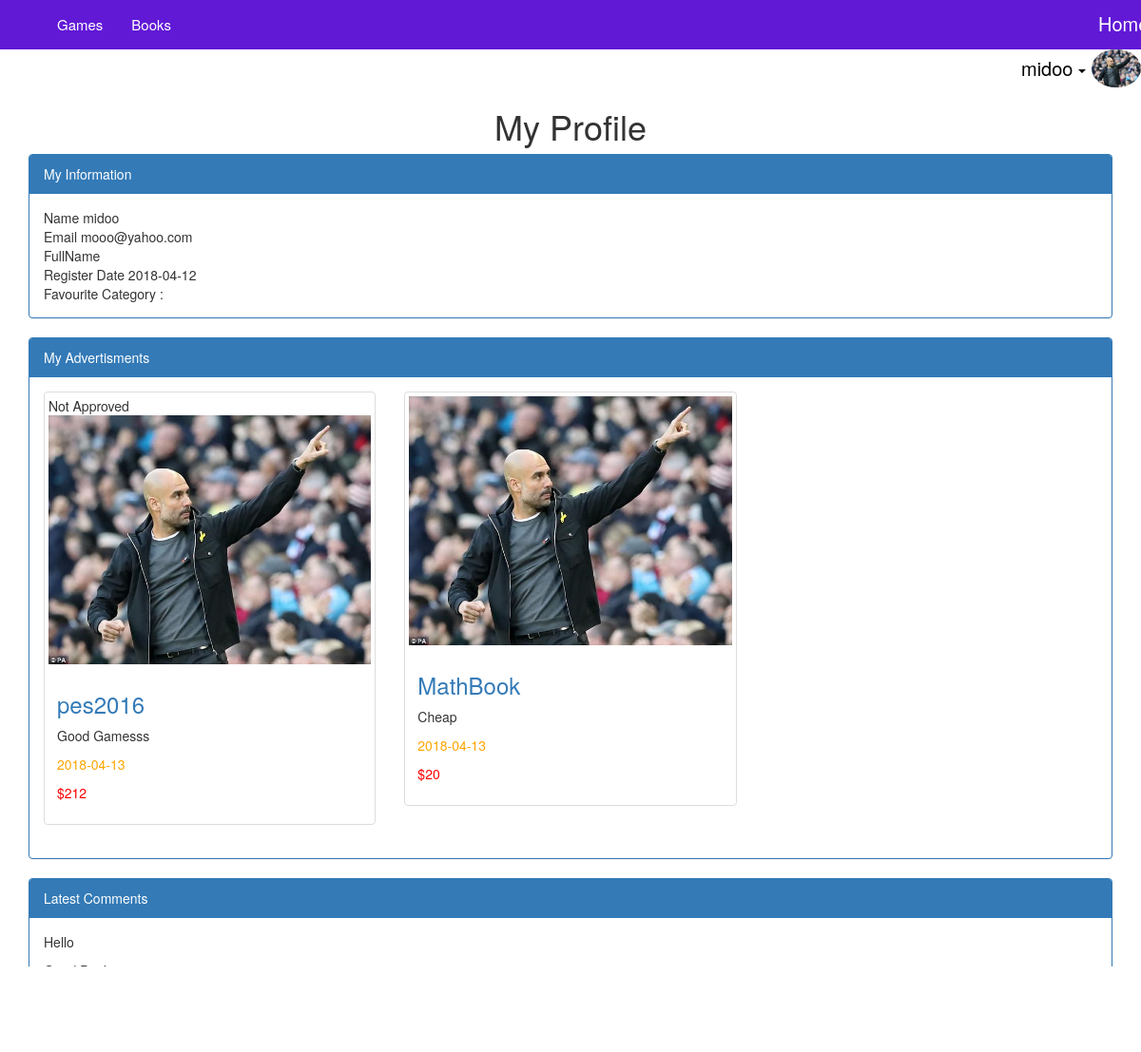
Screenshot of /profile.php (signed in) with the database file from the repository.
### tables this page shows
CREATE TABLE `categories` (
  `ID` int(11) NOT NULL,
  `Name` varchar(255) NOT NULL,
  `Description` text NOT NULL,
  `parent` int(11) NOT NULL,
  `Ordering` int(11) DEFAULT NULL,
  `Visibility` tinyint(4) NOT NULL DEFAULT '0',
  `Allow_Comment` tinyint(4) NOT NULL DEFAULT '0',
  `Allow_Ads` tinyint(4) NOT NULL DEFAULT '0'
);

CREATE TABLE `users` (
  `UserID` int(11) NOT NULL,
  `Username` varchar(255) NOT NULL,
  `Password` varchar(255) NOT NULL,
  `Email` varchar(255) NOT NULL,
  `FullName` varchar(255) NOT NULL,
  `GroupID` int(11) NOT NULL DEFAULT '0',
  `TrustStatus` int(11) NOT NULL DEFAULT '0',
  `RegStatus` int(11) NOT NULL DEFAULT '0',
  `Date` date NOT NULL,
  `avatar` varchar(255) NOT NULL
);

CREATE TABLE `items` (
  `Item_ID` int(11) NOT NULL,
  `Name` varchar(255) NOT NULL,
  `Description` text NOT NULL,
  `Price` varchar(255) NOT NULL,
  `Add_Date` date NOT NULL,
  `Country_Made` varchar(255) NOT NULL,
  `Image` varchar(255) NOT NULL,
  `Status` varchar(255) NOT NULL,
  `Rating` smallint(6) NOT NULL,
  `Approve` tinyint(4) NOT NULL DEFAULT '0',
  `Cat_ID` int(11) NOT NULL,
  `Member_ID` int(11) NOT NULL,
  `Tag` varchar(255) NOT NULL
);

CREATE TABLE `comments` (
  `c_id` int(11) NOT NULL,
  `comment` text NOT NULL,
  `status` tinyint(4) NOT NULL,
  `comment_date` date NOT NULL,
  `item_id` int(11) NOT NULL,
  `user_id` int(11) NOT NULL
);

### includes/functions/functions.php (called while the page is built, shortened)
<?php
function getCat(){
	global $con;
	$getCat = $con->prepare("SELECT * FROM categories WHERE parent = 0  ORDER BY ID ASC ");
	$getCat->execute();
	$cats = $getCat->fetchAll();
	return $cats;
}
function getItems($where , $value, $approve = Null ){
	global $con;
	if ($approve == Null) {
		$sql = 'AND approve = 1';
	}else{
		$sql = Null;
	}
	$getItems = $con->prepare("SELECT * FROM items WHERE $where = ? $sql
	  ORDER BY Item_ID DESC ");
	$getItems->execute(array($value));
	$items = $getItems->fetchAll();
	return $items;
}
?>

### profile.php (the view, shortened to what this page needs)
<?php
include 'init.php';
if (isset($_SESSION['user'])) {
	$getUser = $con->prepare("SELECT * FROM users WHERE Username = ? ");
	$getUser->execute(array($sessionUser));
	$info = $getUser->fetch();
?>
	<h1 class="text-center"> My Profile </h1>
	<div class="information block">
	<div class="container">
		<div class="panel panel-primary">
			<div class="panel-heading">My Information</div>
			<div class="panel-body">
				Name <?php echo $info['Username'] ?></br>
				Email <?php echo $info['Email'] ?></br>
				FullName <?php echo $info['FullName'] ?></br>
				Register Date <?php echo $info['Date'] ?></br>
				Favourite Category :
			</div>
			</div>
		</div>
	</div>
<div id="my-ads" class=" My-Ads block">
	<div class="container">
		<div class="panel panel-primary">
			<div class="panel-heading">My Advertisments</div>
			<div class="panel-body">
				<div class="row">
	<?php
	if (! empty(getItems('Member_ID', $info['UserID']))) {
		foreach (getItems('Member_ID', $info['UserID'] , 1) as $item) {
			echo "<div class='col-sm-6 col-md-4'>";
				echo '<div class="thumbnail">';
			if ($item['Approve'] == 0) {
				echo "Not Approved";
			}
			echo "<img src='img/ed.jpg' alt= ' ' >";
				echo "<div class='caption'>";
				echo '<h3><a href= "items.php?itemid=' . $item['Item_ID'] . '">' . $item['Name']	. '</a></h3>';
					echo ' <p>' . $item['Description'] . '</p>';
					echo ' <p style="color:orange">' . $item['Add_Date'] . '</p>';
					echo ' <p style="color:red">$' . $item['Price'] . '</p>';
							echo"</div>";
						echo"</div>";
						echo"</div>";
					}
				}else{
					echo "Sorry , There is No Ads TO Show";
				}
				?>
					</div>
				</div>
			</div>
		</div>
	</div>
	<div class="my-comments block">
		<div class="container">
			<div class="panel panel-primary">
				<div class="panel-heading">Latest Comments</div>
				<div class="panel-body">
<?php
		$stmt = $con->prepare("SELECT comment FROM comments WHERE user_id = ?");
		$stmt->execute(array($info['UserID']));
		$comments = $stmt->fetchAll();
			if (!empty($comments)) {
				foreach ($comments as $comment ) {
					echo '<p>' . $comment['comment'] . '</p>';
				}
			}else{
				echo "NO Comments";
			}
	?>
			</div>
		</div>
	</div>
</div>
<?php
}else{
	header('Location: login.php');
	exit();
}
include $tpl . "footer.php";
?>

### includes/temps/navbar.php (shortened to what this page needs)
<nav class="navbar navbar-inverse">
  <div class="container">
    <div class="collapse navbar-collapse" id="bs-example-navbar-collapse-1" style=" font-size: 15px">
              <ul class="nav navbar-nav navbar-left">
		    <?php
		$categories = getCat();
		foreach ($categories as $cat ) {
		echo
		'<li>
		<a href="category.php?pageid=' . $cat['ID'] . ' ">
		'. $cat['Name'] . '
		</a>
		</li>';
		}
		?>
</ul>
  <div class="pull-right" >
  	<a href="index.php" style="color: white; font-size: 20px; position: absolute;top: 10px">Home</a>
  </div>
</div>
  </div>
</nav>
	<?php
	if(isset($_SESSION['user'])){?>
	<div class="btn-group" style="margin-left: 550px" >
		<img class="img-circle pull-right" src="img/ed.jpg" width="8%" />
		<span style="font-size: 20px; color: black; padding: 5px" class="btn dropdown-toggle pull-right" data-toggle='dropdown'>
			<?php echo $_SESSION['user'] ?>
			<span class="caret"></span>
		</span>
	</div>
		<?php
	}else{
	?>
		<a href="index.php">
			<span class="pull-right log">Go Home</span>
</a>
<?php } ?>

### layouts/css/file.css (style rules this page uses)
body { background-color: # ; }
.navbar { margin-bottom: 0; background-color: #6119d6; border: 1px solid #6119d6; border-radius: 0px; }
.navbar-inverse .navbar-nav>li>a { color: white; }

### rows the page displays
categories: Name "Games"
categories: Name "Books"
users: Username "midoo", Email "mooo@yahoo.com", Date "2018-04-12"
items: Approve "Not Approved", Name "pes2016", Description "Good Gamesss", Add_Date "2018-04-13", Price "212"
items: Name "MathBook", Description "Cheap", Add_Date "2018-04-13", Price "20"
comments: comment "Hello"
comments: comment "Good Book"

### other values shown
$_SESSION['user'] "midoo"
